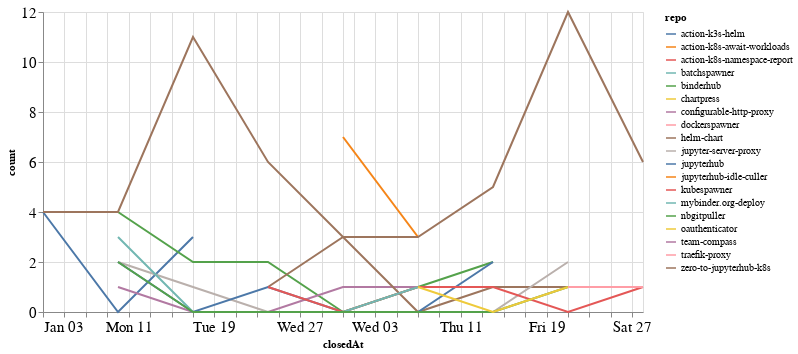

Notebook code cell kept with this figure:
### Code cell
closed_by_time = closed_by.groupby('repo').resample('W', on='closedAt').count()['author'].reset_index()
closed_by_time = closed_by_time.rename(columns={'author': 'count'})

alt.Chart(closed_by_time, width=600).mark_line().encode(
    x='closedAt',
    y='count',
    color='repo',
    tooltip="repo"
)

### Figure 1 — Vega-Lite specification as saved in the notebook (floating-point values rounded to 4 significant figures)
{"config": {"axisLeft": {"labelFontSize": 15}, "axisBottom": {"labelFontSize": 15}}, "data": {"name": "data-1d88670cfe163c9838a826538bab2992"}, "mark": "line", "encoding": {"color": {"type": "nominal", "field": "repo"}, "tooltip": {"type": "nominal", "field": "repo"}, "x": {"type": "temporal", "field": "closedAt"}, "y": {"type": "quantitative", "field": "count"}}, "width": 600, "$schema": "https://vega.github.io/schema/vega-lite/v4.8.1.json", "datasets": {"data-1d88670cfe163c9838a826538bab2992": [{"repo": "action-k3s-helm", "closedAt": "2021-01-03T00:00:00", "count": 4}, {"repo": "action-k3s-helm", "closedAt": "2021-01-10T00:00:00", "count": 0}, {"repo": "action-k3s-helm", "closedAt": "2021-01-17T00:00:00", "count": 3}, {"repo": "action-k8s-await-workloads", "closedAt": "2021-01-31T00:00:00", "count": 7}, {"repo": "action-k8s-await-workloads", "closedAt": "2021-02-07T00:00:00", "count": 3}, {"repo": "action-k8s-namespace-report", "closedAt": "2021-02-07T00:00:00", "count": 1}, {"repo": "batchspawner", "closedAt": "2021-01-31T00:00:00", "count": 4}, {"repo": "binderhub", "closedAt": "2021-01-10T00:00:00", "count": 4}, {"repo": "binderhub", "closedAt": "2021-01-17T00:00:00", "count": 2}, {"repo": "binderhub", "closedAt": "2021-01-24T00:00:00", "count": 2}, {"repo": "binderhub", "closedAt": "2021-01-31T00:00:00", "count": 0}, {"repo": "binderhub", "closedAt": "2021-02-07T00:00:00", "count": 1}, {"repo": "binderhub", "closedAt": "2021-02-14T00:00:00", "count": 2}, {"repo": "chartpress", "closedAt": "2021-01-24T00:00:00", "count": 1}, {"repo": "configurable-http-proxy", "closedAt": "2021-01-10T00:00:00", "count": 1}, {"repo": "configurable-http-proxy", "closedAt": "2021-01-17T00:00:00", "count": 0}, {"repo": "configurable-http-proxy", "closedAt": "2021-01-24T00:00:00", "count": 0}, {"repo": "configurable-http-proxy", "closedAt": "2021-01-31T00:00:00", "count": 1}, {"repo": "configurable-http-proxy", "closedAt": "2021-02-07T00:00:00", "count": 1}, {"repo": "configurable-http-proxy", "closedAt": "2021-02-14T00:00:00", "count": 1}, {"repo": "dockerspawner", "closedAt": "2021-02-28T00:00:00", "count": 1}, {"repo": "helm-chart", "closedAt": "2021-01-24T00:00:00", "count": 1}, {"repo": "helm-chart", "closedAt": "2021-01-31T00:00:00", "count": 3}, {"repo": "helm-chart", "closedAt": "2021-02-07T00:00:00", "count": 0}, {"repo": "helm-chart", "closedAt": "2021-02-14T00:00:00", "count": 1}, {"repo": "helm-chart", "closedAt": "2021-02-21T00:00:00", "count": 1}, {"repo": "helm-chart", "closedAt": "2021-02-28T00:00:00", "count": 1}, {"repo": "jupyter-server-proxy", "closedAt": "2021-01-10T00:00:00", "count": 2}, {"repo": "jupyter-server-proxy", "closedAt": "2021-01-17T00:00:00", "count": 1}, {"repo": "jupyter-server-proxy", "closedAt": "2021-01-24T00:00:00", "count": 0}, {"repo": "jupyter-server-proxy", "closedAt": "2021-01-31T00:00:00", "count": 0}, {"repo": "jupyter-server-proxy", "closedAt": "2021-02-07T00:00:00", "count": 0}, {"repo": "jupyter-server-proxy", "closedAt": "2021-02-14T00:00:00", "count": 0}, {"repo": "jupyter-server-proxy", "closedAt": "2021-02-21T00:00:00", "count": 2}, {"repo": "jupyterhub", "closedAt": "2021-01-10T00:00:00", "count": 2}, {"repo": "jupyterhub", "closedAt": "2021-01-17T00:00:00", "count": 0}, {"repo": "jupyterhub", "closedAt": "2021-01-24T00:00:00", "count": 1}, {"repo": "jupyterhub", "closedAt": "2021-01-31T00:00:00", "count": 0}, {"repo": "jupyterhub", "closedAt": "2021-02-07T00:00:00", "count": 0}, {"repo": "jupyterhub", "closedAt": "2021-02-14T00:00:00", "count": 2}, {"repo": "jupyterhub-idle-culler", "closedAt": "2021-01-31T00:00:00", "count": 1}, {"repo": "kubespawner", "closedAt": "2021-01-24T00:00:00", "count": 1}, {"repo": "kubespawner", "closedAt": "2021-01-31T00:00:00", "count": 0}, {"repo": "kubespawner", "closedAt": "2021-02-07T00:00:00", "count": 1}, {"repo": "kubespawner", "closedAt": "2021-02-14T00:00:00", "count": 1}, {"repo": "kubespawner", "closedAt": "2021-02-21T00:00:00", "count": 0}, {"repo": "kubespawner", "closedAt": "2021-02-28T00:00:00", "count": 1}, {"repo": "mybinder.org-deploy", "closedAt": "2021-01-10T00:00:00", "count": 3}, {"repo": "mybinder.org-deploy", "closedAt": "2021-01-17T00:00:00", "count": 0}, {"repo": "mybinder.org-deploy", "closedAt": "2021-01-24T00:00:00", "count": 0}, {"repo": "mybinder.org-deploy", "closedAt": "2021-01-31T00:00:00", "count": 0}, {"repo": "mybinder.org-deploy", "closedAt": "2021-02-07T00:00:00", "count": 1}, {"repo": "nbgitpuller", "closedAt": "2021-01-10T00:00:00", "count": 2}, {"repo": "nbgitpuller", "closedAt": "2021-01-17T00:00:00", "count": 0}, {"repo": "nbgitpuller", "closedAt": "2021-01-24T00:00:00", "count": 0}, {"repo": "nbgitpuller", "closedAt": "2021-01-31T00:00:00", "count": 0}, {"repo": "nbgitpuller", "closedAt": "2021-02-07T00:00:00", "count": 0}, {"repo": "nbgitpuller", "closedAt": "2021-02-14T00:00:00", "count": 0}, {"repo": "nbgitpuller", "closedAt": "2021-02-21T00:00:00", "count": 1}, {"repo": "oauthenticator", "closedAt": "2021-02-07T00:00:00", "count": 1}, {"repo": "oauthenticator", "closedAt": "2021-02-14T00:00:00", "count": 0}, {"repo": "oauthenticator", "closedAt": "2021-02-21T00:00:00", "count": 1}, {"repo": "team-compass", "closedAt": "2021-02-28T00:00:00", "count": 1}, {"repo": "traefik-proxy", "closedAt": "2021-02-21T00:00:00", "count": 1}, {"repo": "traefik-proxy", "closedAt": "2021-02-28T00:00:00", "count": 1}, {"repo": "zero-to-jupyterhub-k8s", "closedAt": "2021-01-03T00:00:00", "count": 4}, {"repo": "zero-to-jupyterhub-k8s", "closedAt": "2021-01-10T00:00:00", "count": 4}, {"repo": "zero-to-jupyterhub-k8s", "closedAt": "2021-01-17T00:00:00", "count": 11}, {"repo": "zero-to-jupyterhub-k8s", "closedAt": "2021-01-24T00:00:00", "count": 6}, {"repo": "zero-to-jupyterhub-k8s", "closedAt": "2021-01-31T00:00:00", "count": 3}, {"repo": "zero-to-jupyterhub-k8s", "closedAt": "2021-02-07T00:00:00", "count": 3}, {"repo": "zero-to-jupyterhub-k8s", "closedAt": "2021-02-14T00:00:00", "count": 5}, {"repo": "zero-to-jupyterhub-k8s", "closedAt": "2021-02-21T00:00:00", "count": 12}, {"repo": "zero-to-jupyterhub-k8s", "closedAt": "2021-02-28T00:00:00", "count": 6}]}}
